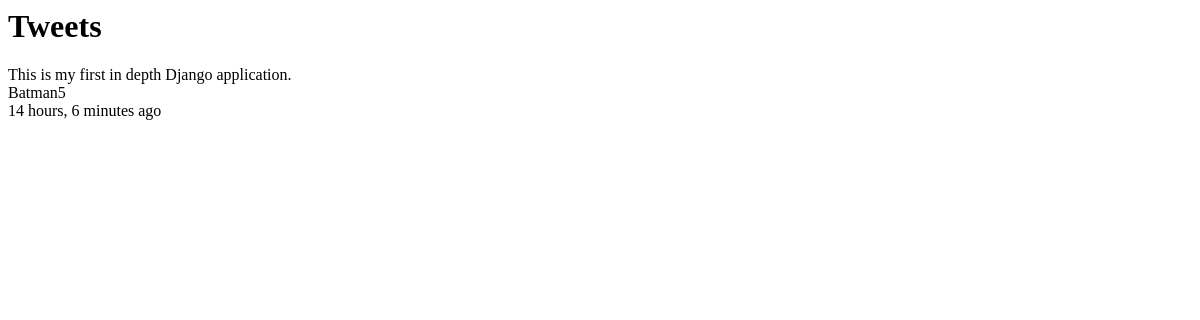
Page /tweets/ on the earlier database version.
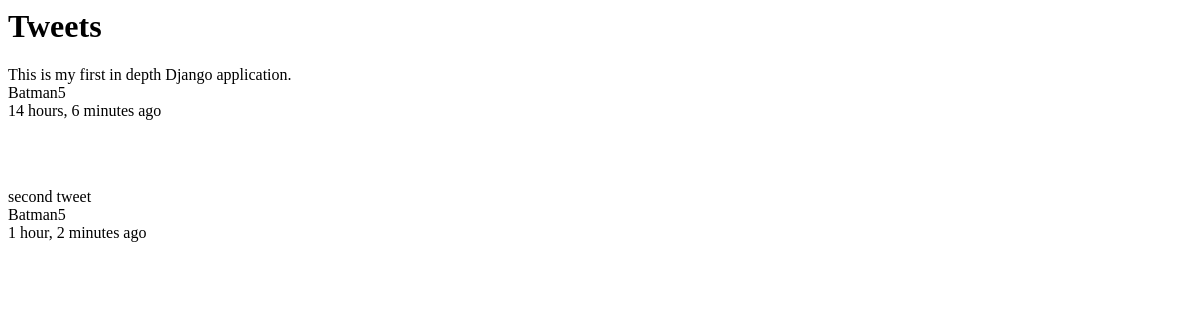
Same page on the later database version.
### tweets/models.py (models this page shows, shortened)
class Tweet(models.Model):
    user        = models.ForeignKey(settings.AUTH_USER_MODEL)
    content     = models.CharField(max_length=255, validators=[validate_content])
    updated     = models.DateTimeField(auto_now=True)
    timestamp   = models.DateTimeField(auto_now_add=True)

### tweets/views.py (the view)
class TweetListView(ListView):
    queryset = Tweet.objects.all()
    def get_context_data(self, *args, **kwargs):
        context = super(TweetListView, self).get_context_data(*args, **kwargs)
        return context

### tweets/templates/tweets/tweet_list.html
<h1>Tweets</h1>
{% for object in object_list %}
    <p>{{ object.content }}<br/>
    {{ object.user }}<br/>
    {{ object.timestamp|timesince }} ago</p><br/><br/>
{% endfor %}

Differences in the rows shown:
added Tweet: content "second tweet", user "Batman5", timestamp "1 hour, 2 minutes"
